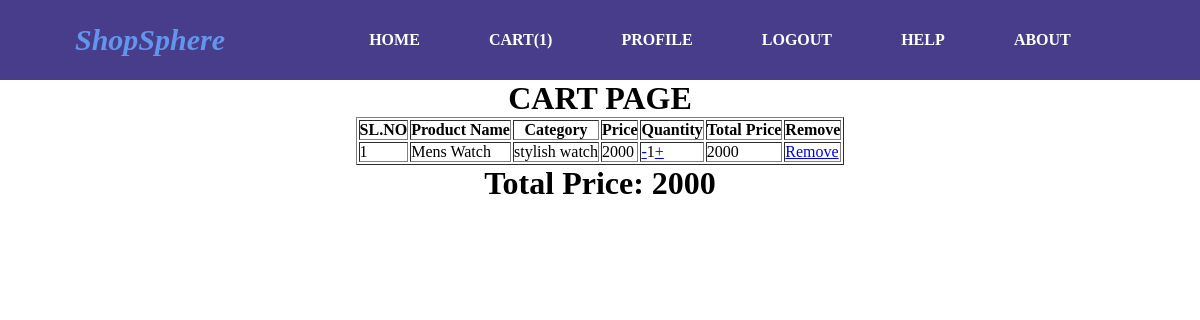
The app's page /cart/ (signed in) with its own data.
### base/models.py (models this page shows)
class CartModel(models.Model):
    pname=models.CharField(max_length=100)
    price=models.IntegerField()
    pcategory=models.CharField(max_length=100)
    quantity=models.IntegerField()
    totalprice=models.IntegerField()
    host=models.ForeignKey(User,on_delete=models.CASCADE)

### base/views.py (the view)
# urls.py: path('cart/',cart,name='cart'),
@login_required(login_url='login_')
def cart(request):
    cartproduct_count=CartModel.objects.filter(host=request.user).count()
    tp=0
    cart_products=CartModel.objects.filter(host=request.user)
    for i in cart_products:
        tp+=i.totalprice
    print(tp)
    return render(request,'cart.html',{'cart_products':cart_products,'tp':tp,'cartproduct_count':cartproduct_count})

### base/templates/cart.html
{% extends 'main.html' %}
{% block content %}
<center>
    <h1>CART PAGE</h1>
    <table border="1">
        <tr>
            <th>SL.NO</th>
            <th>Product Name</th>
            <th>Category</th>
            <th>Price</th>
            <th>Quantity</th>
            <th>Total Price</th>
            <th>Remove</th>
        </tr>
        {% for i in cart_products %}
        <tr>
            <td>{{forloop.counter}}</td>
            <td>{{i.pname}}</td>
            <td>{{i.pcategory}}</td>
            <td>{{i.price}}</td>
            <td><a href="{% url 'decrement' i.id %}">-</a>{{i.quantity}}<a href="{% url 'increment' i.id %}">+</a></td>
            <td>{{i.totalprice}}</td>
            <td><a href="{% url 'remove' i.id %}">Remove</a></td>
        </tr>
        {% endfor %}
    </table>
    <h1>Total Price: {{tp}}</h1>
</center>
{% endblock %}

### static/css/style.css (style rules this page uses)
* { padding: 0; margin: 0; box-sizing: border-box; }

### records on screen
CartModel: pname "Mens Watch", pcategory "stylish watch", price "2000", quantity "1", totalprice "2000"

### other values on screen
{{ cartproduct_count }} "1"
{{ tp }} "2000"
